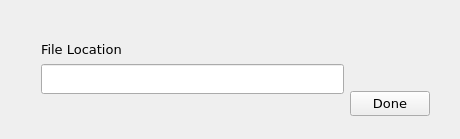
<?xml version="1.0" encoding="UTF-8"?>
<ui version="4.0">
 <class>FilelocationWindow</class>
 <widget class="QWidget" name="FilelocationWindow">
  <property name="geometry">
   <rect>
    <x>0</x>
    <y>0</y>
    <width>460</width>
    <height>139</height>
   </rect>
  </property>
  <property name="font">
   <font>
    <family>DejaVu Sans</family>
    <pointsize>10</pointsize>
   </font>
  </property>
  <property name="windowTitle">
   <string>FilelocationWindow</string>
  </property>
  <widget class="QWidget" name="">
   <property name="geometry">
    <rect>
     <x>30</x>
     <y>30</y>
     <width>411</width>
     <height>97</height>
    </rect>
   </property>
   <layout class="QGridLayout" name="gridLayout">
    <item row="0" column="0">
     <layout class="QFormLayout" name="formLayout">
      <item row="0" column="0">
       <widget class="QLabel" name="label">
        <property name="text">
         <string>File Location</string>
        </property>
       </widget>
      </item>
      <item row="1" column="0" colspan="2">
       <widget class="QLineEdit" name="location">
        <property name="minimumSize">
         <size>
          <width>0</width>
          <height>30</height>
         </size>
        </property>
       </widget>
      </item>
     </layout>
    </item>
    <item row="1" column="1">
     <widget class="QPushButton" name="doneButton">
      <property name="text">
       <string>Done</string>
      </property>
     </widget>
    </item>
   </layout>
  </widget>
 </widget>
 <layoutdefault spacing="6" margin="11"/>
 <resources/>
 <connections/>
</ui>
